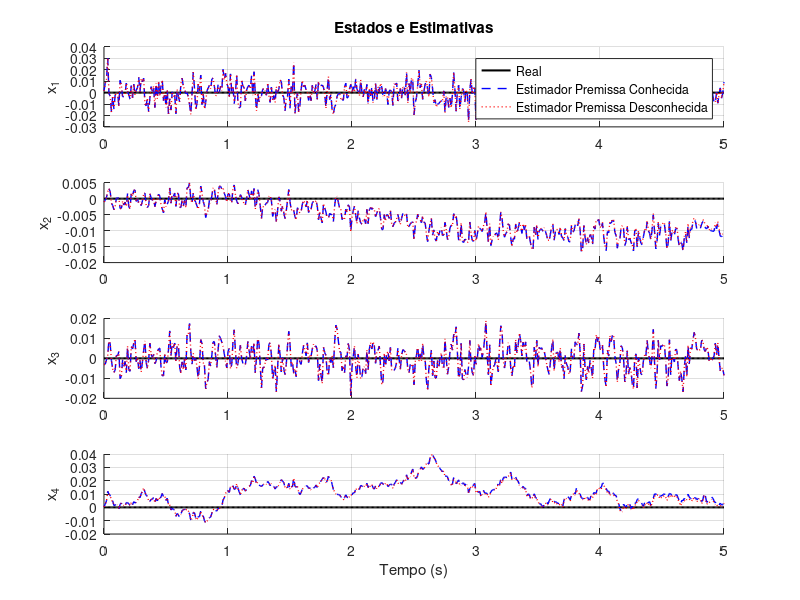

The MATLAB source for this figure:
%% ESTIMADORES DE ESTADOS ATUANDO SOBRE O SISTEMA CONTROLADO

clear; clc; close all;

% Parâmetros do sistema
g = 9.81; p = 0.5; c = 1.0; v = 5.0;
theta_max = pi/6;
n = 4;    % estados
p_saida = 2; % x1 e x3 medidos
dt = 0.01; % passo de simulação
Tfinal = 5; % segundos

% Matriz de saída
C = [1 0 0 0;
     0 0 1 0];

% Matriz A para as 8 regras
cos_vals = cos(linspace(-theta_max, theta_max, 9));
A = cell(8,1);
for i = 1:8
    cos_approx = (cos_vals(i) + cos_vals(i+1)) / 2;
    A{i} = [0 v 0 0;
            0 0 1 0;
            0 0 0 1;
            g/p*cos_approx 0 0 0];
end

% Matriz B (fixei valor médio ou aproximado de 𝜁42≈9)
B = [0; 1; 0; 9];

% Controle simples (exemplo: u = -Kx)
K = [100, 50, 20, 10];

% Ganhos observador L_i (premissas conhecidas)
L_k = cell(8,1);
L_k{1} = [82.8394    0.0277;
          4.9929   22.2832;
         -0.0214   63.8497;
         19.8525    1.0008];
L_k{2} = [82.8665    0.0277;
          4.9929   22.2832;
         -0.0214   63.8497;
         20.8333    1.0008];
L_k{3} = [82.8849    0.0277;
          4.9929   22.2832;
         -0.0214   63.8497;
         21.4966    1.0008];
L_k{4} = [82.8942    0.0277;
          4.9929   22.2832;
         -0.0214   63.8497;
         21.8312    1.0008];
L_k{5} = [82.8942    0.0277;
          4.9929   22.2832;
         -0.0214   63.8497;
         21.8312    1.0008];
L_k{6} = [82.8849    0.0277;
          4.9929   22.2832;
         -0.0214   63.8497;
         21.4966    1.0008];
L_k{7} = [82.8665    0.0277;
          4.9929   22.2832;
         -0.0214   63.8497;
         20.8333    1.0008];
L_k{8} = [82.8394    0.0277;
          4.9929   22.2832;
         -0.0214   63.8497;
         19.8525    1.0008];

% Ganhos fixos para premissas desconhecidas (média dos L_k)
L_fixed = zeros(n,p_saida);
for i = 1:8
    L_fixed = L_fixed + L_k{i};
end
L_fixed = L_fixed / 8;

% Estado inicial real e estimado
x = zeros(n,1);
x_est_k = zeros(n,1);
x_est_fixed = zeros(n,1);

% Inicializar histórico para plot
time = 0:dt:Tfinal;
X = zeros(n,length(time));
X_est_k = zeros(n,length(time));
X_est_fixed = zeros(n,length(time));

for k = 1:length(time)
    % Premissa real: ângulo theta = x(3)
    theta = x(3);
    
    % Índice da regra ativa (1 a 8)
    sector_width = 2*theta_max/8;
    i = min(max(floor((theta + theta_max)/sector_width) + 1,1),8);
    
    % Controle
    u = -K * x;
    
    % Dinâmica do sistema
    dx = A{i}*x + B*u;
    
    % Atualiza estado real (Euler)
    x = x + dt*dx;
    
    % Saída com ruído
    y = C * x + 0.01*randn(p_saida,1);
    
    % Estimador premissa conhecida
    dx_est_k = A{i}*x_est_k + B*u + L_k{i}*(y - C*x_est_k);
    x_est_k = x_est_k + dt*dx_est_k;
    
    % Estimador premissa desconhecida (ganho fixo)
    dx_est_fixed = A{i}*x_est_fixed + B*u + L_fixed*(y - C*x_est_fixed);
    x_est_fixed = x_est_fixed + dt*dx_est_fixed;
    
    % Armazena para plot
    X(:,k) = x;
    X_est_k(:,k) = x_est_k;
    X_est_fixed(:,k) = x_est_fixed;
end

% Plot resultados
figure;
for idx = 1:n
    subplot(n,1,idx);
    hold on;
    plot(time, X(idx,:), 'k', 'LineWidth', 1.5);
    plot(time, X_est_k(idx,:), 'b--', 'LineWidth', 1);
    plot(time, X_est_fixed(idx,:), 'r:', 'LineWidth', 1);
    ylabel(sprintf('x_%d', idx));
    if idx == 1
        legend('Real','Estimador Premissa Conhecida','Estimador Premissa Desconhecida');
        title('Estados e Estimativas');
    end
    grid on;
end
xlabel('Tempo (s)');
